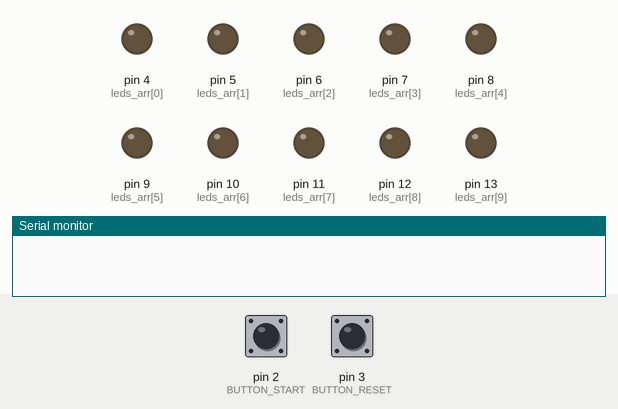
Recording of a sketch running on a simulated Arduino Uno, built with avr-gcc and run on an emulated ATmega328P. Shown: output pins drawn as LEDs (lit = HIGH), the last lines printed to the serial monitor. Dashed ring = blinking. Inputs (shaded band) come from the test bench; at power-on: pin 2 (BUTTON_START) LOW, pin 3 (BUTTON_RESET) LOW.

Above: at 1.2 s.
1.3 s: pin 2 (BUTTON_START) pulled HIGH for 3.2 s
At 4.8 s:
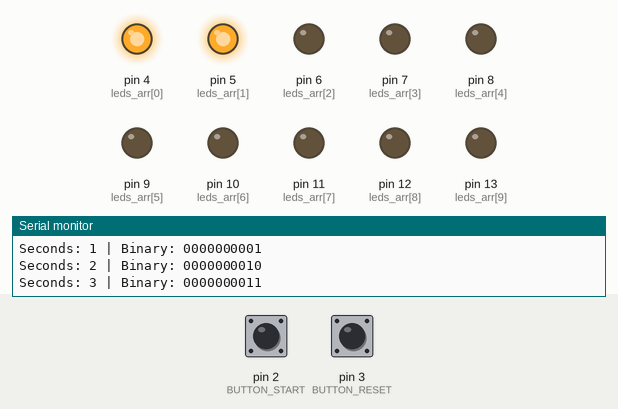
6.0 s: pin 2 (BUTTON_START) pulled HIGH for 1 s
At 7.5 s:
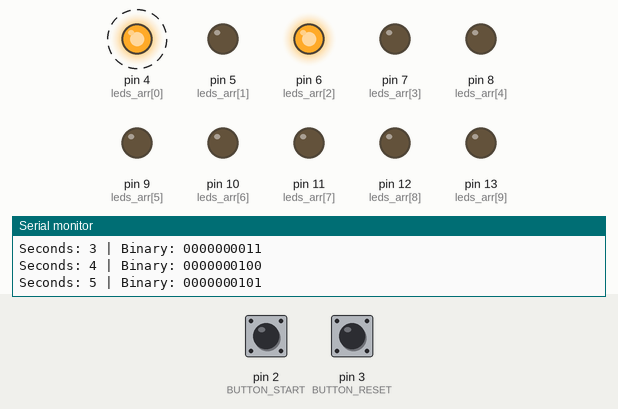
10.0 s: pin 3 (BUTTON_RESET) pulled HIGH for 3.2 s
At 14.5 s:
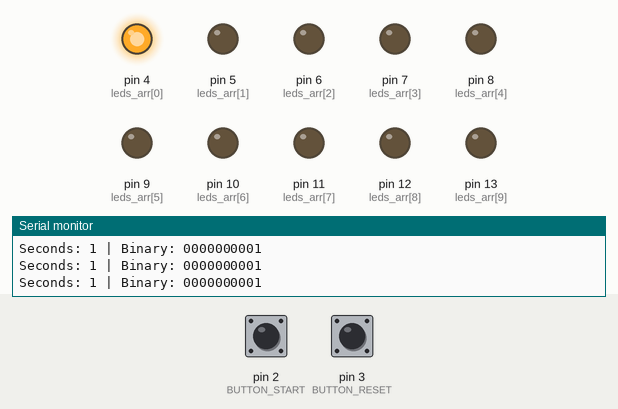
16.2 s: pin 3 (BUTTON_RESET) pulled HIGH for 0.15 s
At 18.4 s:
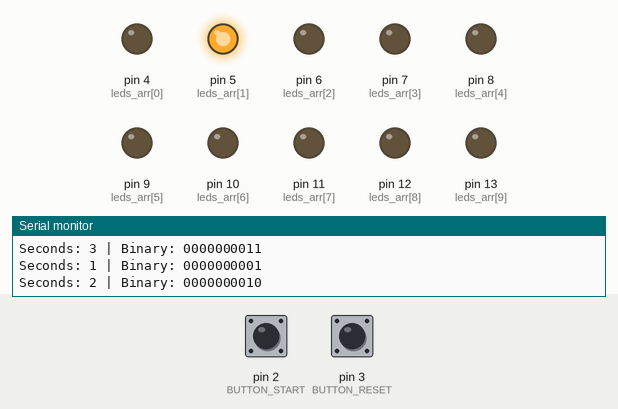
19.3 s: pin 3 (BUTTON_RESET) pulled HIGH for 1 s
At 28.9 s:
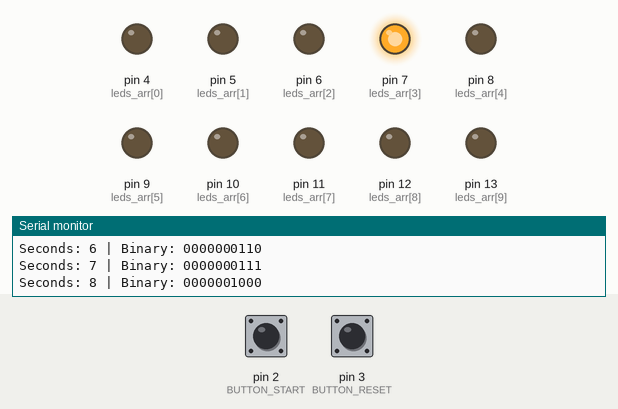
Timing chart, 0 to 30.6 s (numbered marks = the images above; inputs shaded):
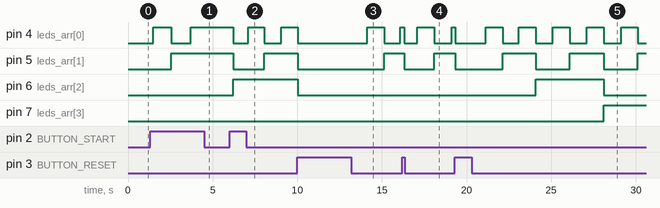

Measured:
- after the input at 1.3 s, pin 4 (leds_arr[0]): LOW → HIGH after 0.20 s, → LOW 1.1 s later, → HIGH 1.2 s later; pin 5 (leds_arr[1]): LOW → HIGH after 1.3 s
- after the input at 6.0 s, pin 4 (leds_arr[0]): alternates HIGH for 0.95 s and LOW for 0.95 s, starting after 0.21 s; pin 5 (leds_arr[1]): HIGH → LOW after 0.21 s, → HIGH 1.9 s later; pin 6 (leds_arr[2]): LOW → HIGH after 0.21 s
- after the input at 10.0 s, pin 7 (leds_arr[3]): stays LOW (without the input it goes to HIGH after 0.11 s)
- after the input at 16.2 s, pin 6 (leds_arr[2]): stays LOW (without the input it goes to HIGH after 0.88 s)
- after the input at 19.3 s, pin 7 (leds_arr[3]): LOW → HIGH after 8.8 s instead of 4.8 s

The sketch:

tp_01_grupo__undefined__cron_metro_binario_1.ino
```cpp
/*
 *	Trabajo Práctico 1: Cronómetro Binario
 *
 *	Al iniciar la simulacion, todos los led deben comenzar apagados.
 *	Cada 1 segundo que transcurra, se deben encender los led
 *	de acuerdo al numero que representan.
 *
 *	Ejemplo:
 *
 *	El numero 15 (0000001111) se representaria encendiendo los
 *	leds AMARILLO y NARANJA.
 *	Al pasar al numero 16 (0000010000), se deben apagar todos
 *	los led anteriores y encenderse uno de los leds VERDES.
 *	Notese, en el ejemplo los 0 representan los led apagados
 *	y los 1 los led encendidos).
 *
 *	-------------------------------------------------------
 *
 *	Al presionarse el boton START, debe iniciar el cronometro.
 *	Volver a presionarlo hace que la secuencia se detenga.
 *  (Como si se hubiese presionado pausa).
 *	Al presionarse el boton RESET, el cronometro
 *	debe reiniciarse y arrancar de 0.
 *
 *	Tip: Modularizar la función que controla el encendido de los
 *	LEDS y de ser posible, todo el código para evitar repetir lineas lo mas
 *posible. Usar millis para controlar el tiempo del contador para que el cambio
 *de los leds encendidos sea perceptible para el ojo humano y documentar cada
 *función creada en el código. Un breve comentario que diga que es lo que hace
 *esa función y de corresponder, que retorna).
 */


//##### Una Ayudita #####
//--- Defines ---//
#define ZERO_TO_HERO 0  //? To start the counter from 0
#define BUTTON_START 2
#define BUTTON_RESET 3
#define FIRST_LED 4              //? First pin of the leds
#define LAST_LED 13              //? Last pin of the leds
#define BASE_MILLI_SECONDS 1000  //? Secods expresed in miliseconds
#define MAX_SECONDS 1023         //! Max amount of secods to show
//--- End Defines ---//

#define TOTAL_LED (LAST_LED - FIRST_LED + 1)

// delays de las tareas en ms
const int DELAY_POLLING = 100;
const int DELAY_LEDS = 100;
const int DELAY_CONTADOR = 1000;

int contador = 0;

const int leds_arr[TOTAL_LED] = {4, 5, 6, 7, 8, 9, 10, 11, 12, 13};

void tarea_check_botones();
void tarea_leds(int num);
void dec_a_bin(const int dec, int* bin, const int digits);

void setup() {
  Serial.begin(9600);

  for (int i = 0; i < TOTAL_LED; i++) {
    pinMode(leds_arr[i], OUTPUT);
    digitalWrite(leds_arr[i], LOW);
  }

  pinMode(BUTTON_START, INPUT);
  pinMode(BUTTON_RESET, INPUT);
}

unsigned long ultimo_tiempo_botones;
unsigned long ultimo_tiempo_leds;
unsigned long ultimo_tiempo_contador;

int pausa = 1;

void loop() {//inicializa pausado (en 1) No ejecuta tareas que cuentan y prenden LEDS, solo checkea el estado de los botones
  // tarea 1 - poll inputs
  if (millis() - ultimo_tiempo_botones >= DELAY_POLLING) {
    tarea_check_botones();

    ultimo_tiempo_botones = millis();
  }

  if (pausa == 0) {//al no estar pausado se habilitan las tareas de prender leds y aumentar contador, ambos funcionan de forma independiente
    // tarea 2 - prender leds //por un lado encienden los leds
    if (millis() - ultimo_tiempo_leds >= DELAY_LEDS) {
      tarea_leds(contador); //los leds pueden tomar cualquier numero, solo muestran el numero actual del contador

      ultimo_tiempo_leds = millis();
    }

    // tarea 3 - aumentar contador // y por otro aumenta el contador
    if (millis() - ultimo_tiempo_contador >= DELAY_CONTADOR) {
      if (contador >= MAX_SECONDS) {
        pausa = 1;
        return;
        }

      contador++;

      Serial.print("Seconds: ");
      Serial.print(contador);
      Serial.print(" | Binary: ");

      int contador_bin[TOTAL_LED];

      dec_a_bin(contador, contador_bin, TOTAL_LED );
	//Para mostrar los segundos en numeros binarios los convierte en un array
      for (int i = TOTAL_LED -1 ; i >= 0; i--) {
        Serial.print(contador_bin[i]);
      }

      Serial.println();

      ultimo_tiempo_contador = millis();
    }
  }
  delay(50);
}

// aca me fijo que botones estan presionados
void tarea_check_botones() {
  int btn_start = digitalRead(BUTTON_START);
  int btn_reset = digitalRead(BUTTON_RESET);

  if (btn_start) {
    pausa = !pausa;
  }
  if (btn_reset) {
    contador = 0;
  }
}

//control de los leds:Ingresa numero y lo convierte a binario representado en un array
void tarea_leds(int num) {
  const int digits = 10;
  int num_bin[digits];

  dec_a_bin(num, num_bin, digits);

  for (int i = 0; i < TOTAL_LED; i++) {
    digitalWrite(leds_arr[i], num_bin[i]);
  }
}
//Convierte un decimal a binario representado como un array, asigna digito a digito a cada led.
void dec_a_bin(int dec, int* bin, const int digits) {
  for (int i = 0; i < digits; i++) {
    if (dec % 2) {
      bin[i] = 1;
    } else {
      bin[i] = 0;
    }
    dec = dec / 2;
  }
}
```
